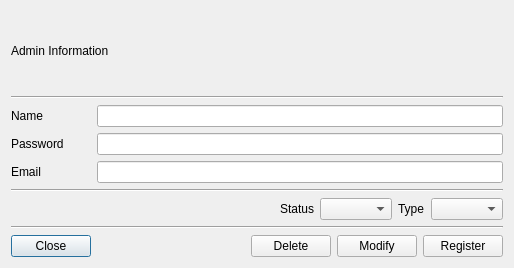
<?xml version="1.0" encoding="UTF-8"?>
<ui version="4.0">
 <class>AdminDlg</class>
 <widget class="QDialog" name="AdminDlg">
  <property name="geometry">
   <rect>
    <x>0</x>
    <y>0</y>
    <width>514</width>
    <height>268</height>
   </rect>
  </property>
  <property name="windowTitle">
   <string>Admin Dialog</string>
  </property>
  <layout class="QVBoxLayout" name="verticalLayout">
   <item>
    <widget class="QLabel" name="label">
     <property name="text">
      <string>Admin Information</string>
     </property>
    </widget>
   </item>
   <item>
    <widget class="Line" name="line_2">
     <property name="orientation">
      <enum>Qt::Horizontal</enum>
     </property>
    </widget>
   </item>
   <item>
    <layout class="QGridLayout" name="gridLayout">
     <item row="0" column="0">
      <widget class="QLabel" name="label_2">
       <property name="minimumSize">
        <size>
         <width>80</width>
         <height>0</height>
        </size>
       </property>
       <property name="text">
        <string>Name</string>
       </property>
      </widget>
     </item>
     <item row="0" column="1">
      <widget class="QLineEdit" name="mNameText">
       <property name="minimumSize">
        <size>
         <width>200</width>
         <height>0</height>
        </size>
       </property>
      </widget>
     </item>
    </layout>
   </item>
   <item>
    <layout class="QGridLayout" name="gridLayout_2">
     <item row="0" column="0">
      <widget class="QLabel" name="label_3">
       <property name="minimumSize">
        <size>
         <width>80</width>
         <height>0</height>
        </size>
       </property>
       <property name="text">
        <string>Password</string>
       </property>
      </widget>
     </item>
     <item row="0" column="1">
      <widget class="QLineEdit" name="mPasswordText"/>
     </item>
    </layout>
   </item>
   <item>
    <layout class="QGridLayout" name="gridLayout_3">
     <item row="0" column="0">
      <widget class="QLabel" name="label_4">
       <property name="minimumSize">
        <size>
         <width>80</width>
         <height>0</height>
        </size>
       </property>
       <property name="text">
        <string>Email</string>
       </property>
      </widget>
     </item>
     <item row="0" column="1">
      <widget class="QLineEdit" name="mEmailText">
       <property name="minimumSize">
        <size>
         <width>400</width>
         <height>0</height>
        </size>
       </property>
      </widget>
     </item>
    </layout>
   </item>
   <item>
    <widget class="Line" name="line_3">
     <property name="orientation">
      <enum>Qt::Horizontal</enum>
     </property>
    </widget>
   </item>
   <item>
    <layout class="QGridLayout" name="gridLayout_4">
     <item row="0" column="1">
      <widget class="QLabel" name="label_5">
       <property name="text">
        <string>Status</string>
       </property>
      </widget>
     </item>
     <item row="0" column="3">
      <widget class="QLabel" name="label_6">
       <property name="text">
        <string>Type</string>
       </property>
      </widget>
     </item>
     <item row="0" column="2">
      <widget class="QComboBox" name="mStatusCombo"/>
     </item>
     <item row="0" column="4">
      <widget class="QComboBox" name="mTypeCombo"/>
     </item>
     <item row="0" column="0">
      <spacer name="horizontalSpacer_2">
       <property name="orientation">
        <enum>Qt::Horizontal</enum>
       </property>
       <property name="sizeHint" stdset="0">
        <size>
         <width>40</width>
         <height>20</height>
        </size>
       </property>
      </spacer>
     </item>
    </layout>
   </item>
   <item>
    <widget class="Line" name="line">
     <property name="orientation">
      <enum>Qt::Horizontal</enum>
     </property>
    </widget>
   </item>
   <item>
    <layout class="QGridLayout" name="gridLayout_9">
     <item row="0" column="0">
      <widget class="QPushButton" name="mCloseBtn">
       <property name="text">
        <string>Close</string>
       </property>
      </widget>
     </item>
     <item row="0" column="3">
      <widget class="QPushButton" name="mModifyBtn">
       <property name="text">
        <string>Modify</string>
       </property>
      </widget>
     </item>
     <item row="0" column="2">
      <widget class="QPushButton" name="mDeleteBtn">
       <property name="text">
        <string>Delete</string>
       </property>
      </widget>
     </item>
     <item row="0" column="4">
      <widget class="QPushButton" name="mRegisterBtn">
       <property name="text">
        <string>Register</string>
       </property>
      </widget>
     </item>
     <item row="0" column="1">
      <spacer name="horizontalSpacer">
       <property name="orientation">
        <enum>Qt::Horizontal</enum>
       </property>
       <property name="sizeHint" stdset="0">
        <size>
         <width>40</width>
         <height>20</height>
        </size>
       </property>
      </spacer>
     </item>
    </layout>
   </item>
  </layout>
 </widget>
 <resources/>
 <connections/>
</ui>
